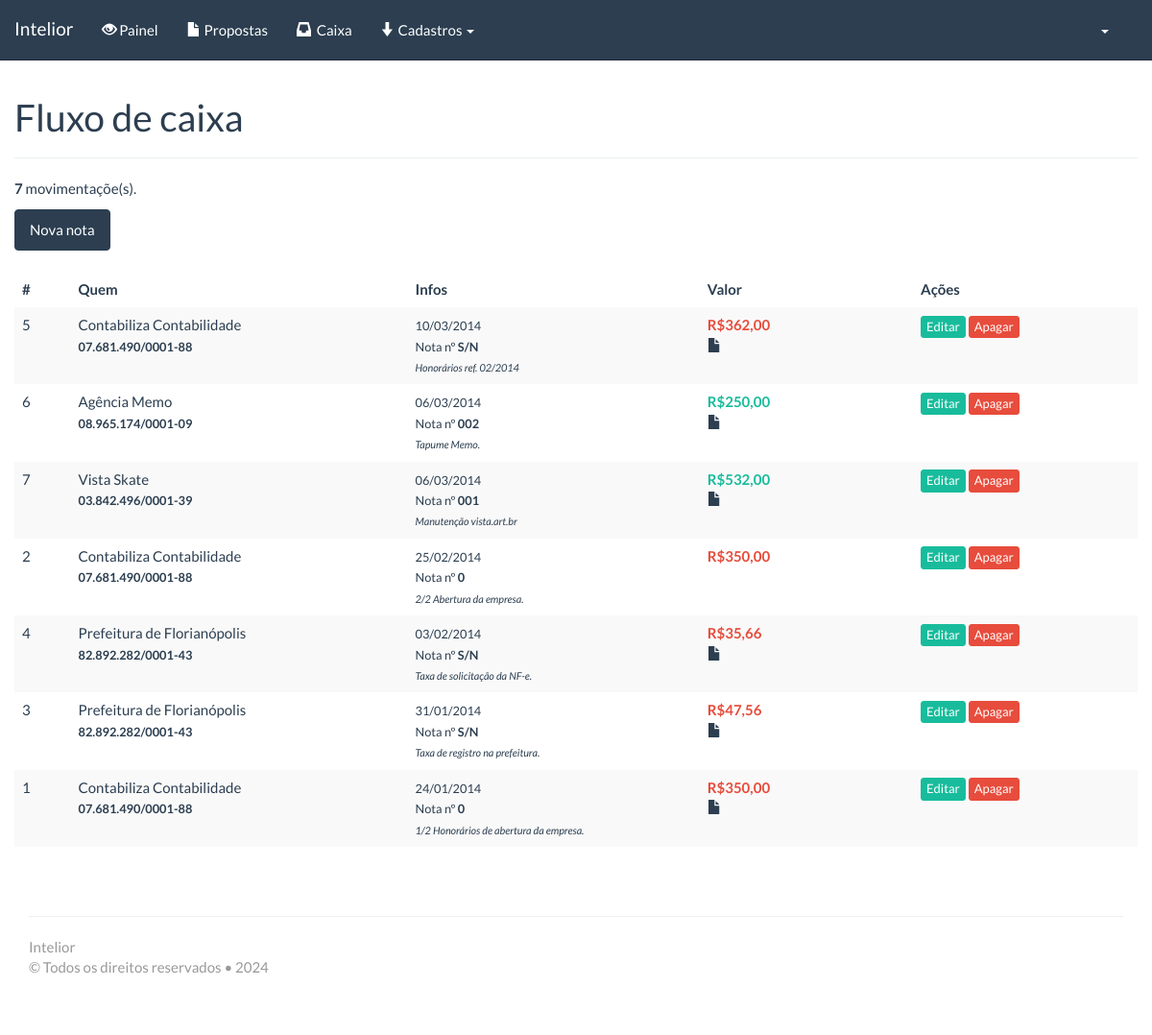
The app's page /?pagina=acesso/caixa (signed in) with its own data.
### tables this page shows
CREATE TABLE `notas` (
  `id_nota` int(11) unsigned NOT NULL AUTO_INCREMENT,
  `tipo_nota` int(11) DEFAULT NULL COMMENT 'despesa / receita',
  `id_carteira` int(11) DEFAULT NULL,
  `id_projeto` int(11) DEFAULT NULL,
  `id_pessoa` int(11) DEFAULT NULL,
  `id_proposta` int(11) DEFAULT NULL,
  `numero` varchar(255) DEFAULT NULL,
  `data` date DEFAULT NULL,
  `valor` decimal(13,2) DEFAULT NULL,
  `descricao` text,
  `status` int(11) DEFAULT NULL,
  `hash` varchar(255) DEFAULT NULL,
  `id_usuario` int(11) DEFAULT NULL,
  `id_acesso` int(11) DEFAULT NULL,
  PRIMARY KEY (`id_nota`)
);

CREATE TABLE `pessoas` (
  `id_pessoa` int(11) unsigned NOT NULL AUTO_INCREMENT,
  `nome` varchar(255) DEFAULT NULL,
  `nome2` varchar(255) NOT NULL DEFAULT '',
  `email` varchar(255) DEFAULT NULL,
  `cpf_cnpj` varchar(255) DEFAULT NULL,
  `status` int(11) DEFAULT NULL,
  `id_usuario` int(11) DEFAULT NULL,
  `id_acesso` int(11) DEFAULT NULL,
  PRIMARY KEY (`id_pessoa`)
);

### includes/funcoes.php (called while the page is built, shortened)
<?php
function fnum($numero) {
	$quebra= explode(".", $numero);
	return(number_format($numero, 2, ',', '.'));
}
function pega_status_generico($status) {
	if ($status=='1') $str= 'Ativos';
	elseif ($status=='2') $str= 'Suspensos';
	elseif ($status=='0') $str= 'Excluídos';
	return($str);
}
function pega_pessoa($id_pessoa, $campo) {
	$rs_pre= mysql_fetch_object(mysql_query("select *, $campo as campo from pessoas
												where id_pessoa = '$id_pessoa'
												limit 1 "));
	return($rs_pre->campo);
}
function pode_um($area, $permissao) {
	$contem= strpos($permissao, $area);
	if ($contem!==false) $retorno= true;
	else $retorno= false;
	return($retorno);
}
function pode($areas, $permissao) {
	$tamanho= strlen($areas);
	$retorno= false;
	for ($i=0; $i<$tamanho; $i++) {
		if (pode_um($areas[$i], $permissao)) {
			$retorno=true;
			break;
		}
	}
	return($retorno);
}
function desformata_data($var) {
	if (($var!="") && ($var!="0000-00-00")) {
		$var= explode("-", $var, 3);
		$var= $var[2] .'/'. $var[1] .'/'. $var[0];
		return($var);
	}
}
?>

### _acesso/__caixa.php (the view, shortened to what this page needs)
<?
if (pode("12", $_SESSION["perfil"])) {
	if ($status=='') $status='1';
	$str.= "and   notas.status = '". $status ."' ";
	$result= mysql_query("select *, notas.id_nota as id_nota from notas
							where 1 = 1
							". $str ."
							order by notas.data desc
							") or die('1:'.mysql_error());
	$num= 9999;
	$total = mysql_num_rows($result);
	if ($_GET["num_pagina"]=="") $num_pagina= 1;
	else $num_pagina= $_GET["num_pagina"];
	$num_pagina--;
	$inicio = $num_pagina*$num;
	$result= mysql_query("select *, notas.id_nota as id_nota from notas
							where 1 = 1
							". $str ."
							order by notas.data desc
							limit $inicio, $num
							");
?>
	<div class="span12">
		<div class="page-header">
			<h1>Fluxo de caixa</h1>
		</div>
		<p><strong><?=$total;?></strong> movimentaçõe(s).</p>
		<div class="btn-group">
			<a class="btn btn-primary" href="./?pagina=acesso/nota&amp;acao=i">Nova nota</a>
		</div>
		<br /><br />
		<?php
		if ($total==0) {
		?>
		<p>Nenhuma nota encontrado.</p>
		<?php
		}
		else {
		?>
		<table cellspacing="0" width="100%" class="table table-striped table-hover">
			<thead>
		        <tr>
		            <th width="5%">#</th>
		            <th width="30%" align="left">Quem</th>
		            <th width="26%" align="left">Infos</th>
		            <th width="19%">Valor</th>
		            <th width="22%">Ações</th>
		        </tr>
		    </thead>
		    <tbody>
				<?
		        $i=0;
		        while ($rs= mysql_fetch_object($result)) {
		        	if ($rs->tipo_nota=='1') $cl='text-success';
		        	else $cl='text-danger';
		        ?>
		        <tr id="linha_<?=$rs->id_nota;?>">
		            <td>
		            <? echo $rs->id_nota; ?>
		            </td>
		            <td>
			            	<?= pega_pessoa($rs->id_pessoa, 'nome'); ?> <br/>
							<small><strong><?= pega_pessoa($rs->id_pessoa, 'cpf_cnpj'); ?></strong>
			            </small>
		            </td>
		            <td>
		            	<small>
		            	<?= desformata_data($rs->data); ?> <br/>
		            	Nota nº <strong><?= $rs->numero; ?></strong> <br/>
			            <small><em><?= $rs->descricao;?></em></small>
		            	</small>
		            </td>
		            <td>
		            	<strong class="<?=$cl;?>">R$<?= fnum($rs->valor); ?></strong>
		            	<?
		            	$result_anexo= mysql_query("select count(id_arquivo) as total
		            								from arquivos
		            								where id = '". $rs->id_nota ."'
		            								and   tabela = 'notas'
		            								");
		            	$rs_anexo= mysql_fetch_object($result_anexo);
		            	if ($rs_anexo->total>0) echo '<br /><i title="Contém anexo" class="tt glyphicon glyphicon-file"></i> <br />';
		            	?>
		            </td>
		            <td>
		                <? if ( (pode("1", $_SESSION["perfil"])) || ( (pode("2", $_SESSION["perfil"])) && ($_SESSION[id_nota]!=$rs->id_nota)) ) { ?>
		                <a class="btn btn-xs btn-success" href="./?pagina=acesso/nota&amp;acao=e&amp;id_nota=<?= $rs->id_nota; ?>">
		                	<i class="icon-white icon-pencil"></i> Editar
		                </a>
		                <? } ?>
		                <a class="btn btn-xs btn-danger" href="javascript:apagaLinha('notaExcluir','<?=($rs->id_nota);?>');" onclick="return confirm('Tem certeza que deseja suspender o nota?');">
		                    <i class="icon-white icon-trash"></i> Apagar
		                </a>
		            </td>
		        </tr>
		        <? $i++; } ?>
		    </tbody>
		</table>
		<? } ?>
	</div>
<? } ?>

### index.php (shortened to what this page needs)
<?
require_once("includes/funcoes.php");
if (!isset($_GET["pagina"])) $pagina= "painel";
else $pagina= $_GET["pagina"];
?>
<!DOCTYPE html>
<html lang="pt-br">
	<head>
		<?
			$tema_css='-flatly';
		?>
		<link media="screen,print" href="includes/bootstrap/css/bootstrap<?=$tema_css;?>.css" rel="stylesheet" />
		<link rel="stylesheet" href="includes/jquery-file-upload/css/jquery.fileupload-ui.css">
		<link media="screen" href="style.css" rel="stylesheet" />
		<link media="print" href="style_print.css" rel="stylesheet" />
	</head>
	<body class="pg_<?= str_replace("/", "-", $pagina); ?>">
		<div class="navbar navbar-inverse hidden-print" id="topo" style="margin-bottom:0;">
			<div class="navbar navbar-default navbar-fixed-top">
				<div class="container">
					<div class="navbar-header">
						<a class="navbar-brand" href="./?pagina=painel"><?=SISTEMA_NOME;?></a>
					</div>
				    <div class="navbar-collapse collapse">
				    	<ul class="nav navbar-nav">
							<? if ($_SESSION[id_usuario]!="") { ?>
							<li><a href="./?pagina=painel"><i class="glyphicon glyphicon-white glyphicon-eye-open"></i> Painel</a></li>
							<li><a href="./?pagina=acesso/propostas"><i class="glyphicon glyphicon-white glyphicon-file"></i> Propostas</a></li>
							<li><a href="./?pagina=acesso/caixa"><i class="glyphicon glyphicon-white glyphicon-inbox"></i> &nbsp;Caixa</a></li>
							<?
							if (pode("12", $_SESSION["perfil"])) {
								$txt_adm="Cadastros";
							?>
							<li class="dropdown">
								<a href="#" class="dropdown-toggle" data-toggle="dropdown"><i class="glyphicon glyphicon-white glyphicon-arrow-down"></i> <?=$txt_adm;?> <b class="caret"></b></a>
							</li>
							<? } ?>
							<? }  ?>
						</ul>
						<div class="pull-right">
							<ul class="nav navbar-nav pull-right">
								<li class="dropdown">
									<a href="#" class="dropdown-toggle atv" data-toggle="dropdown">
										<?=primeira_palavra($_SESSION[nome]);?> <b class="caret"></b>
									</a>
								</li>
							</ul>
						</div>
				    </div>
				</div>
			</div>
	    </div>
		<div class="container container_inner">
			<div class="row">
				<?php
				$paginar= $pagina;
				if (strpos($paginar, "/")) {
					$parte_pagina= explode("/", $paginar);
					if (file_exists("_". $parte_pagina[0] ."/". "__". $parte_pagina[1] .".php")) {
						include("_". $parte_pagina[0] ."/". "__". $parte_pagina[1] .".php");
					}
					else {
						logs($_SESSION[id_acesso], $_SESSION[id_usuario], $_SESSION[perfil], 0, 0, 'navega', '404', $pagina, $str_log_oculto, '', '', '', '');
						include("404.php");
					}
				}
				?>
			</div>
		</div>
		<footer id="footer">
			<div class="container">
				<div class="row">
					<div class="col-md-12">
						<hr />
				    	<p class="muted credit"><span class="hidden-print">
				    	<?=SISTEMA_NOME_COMPLETO; ?> <br/>
				    	&copy; Todos os direitos reservados &bull; <?=date("Y");?><br /> </span>
				    	<br /></p>
					</div>
			    </div>
		    </div>
		</footer>
	</body>
</html>

### style.css (style rules this page uses)
html, body { height: 100%; width: 100%; position: relative; }
* { outline: 0 !important; }
body { padding-top: 80px; }
table { width: 100% !important; }
table a, .table a { text-decoration: none !important; }
.navbar-brand { color: #fff !important; padding-left: 0 !important; }
.navbar-nav > li > a { line-height: 23px !important; }
#topo { position: fixed; top: 0; left: 0; width: 100%; z-index: 100; }
#footer { clear: both; padding-bottom: 100px; padding-top: 30px; color: #999; }
.page-header { margin-top: 20px; }
.container_inner { min-height: 400px; }
a i { margin-top: 3px !important; }

### style_print.css (style rules this page uses)
a, a:before, a:after { content: "" important; }
table { width: 100% !important; }
table td, table th { border: 1px solid #333; padding: 5px; font-size: 13px; }
table th { background-color: #efefef; }
span { font-family: "Helvetica Neue", Helvetica, Arial, sans-serif !important; font-size: 13px !important; line-height: 19px !important; }
ul { list-style: square; padding-left: 14px !important; }
body { font-weight: 200; line-height: 20.5px; font-size: 14.5px; letter-spacing: 0; }
p { font-size: 14px; line-height: 20.5px; }
h1, h2, h3, h4, h5, h6, .h1, .h2, .h3, .h4, .h5, .h6 { line-height: 1.3; }

### records on screen
notas: id_nota "5", id_pessoa.nome "Contabiliza Contabilidade", id_pessoa.cpf_cnpj "07.681.490/0001-88", data "10/03/2014", numero "S/N", descricao "Honorários ref. 02/2014", valor "362,00"
notas: id_nota "6", id_pessoa.nome "Agência Memo", id_pessoa.cpf_cnpj "08.965.174/0001-09", data "06/03/2014", numero "002", descricao "Tapume Memo.", valor "250,00"
notas: id_nota "7", id_pessoa.nome "Vista Skate", id_pessoa.cpf_cnpj "03.842.496/0001-39", data "06/03/2014", numero "001", descricao "Manutenção vista.art.br", valor "532,00"
notas: id_nota "2", id_pessoa.nome "Contabiliza Contabilidade", id_pessoa.cpf_cnpj "07.681.490/0001-88", data "25/02/2014", numero "0", descricao "2/2 Abertura da empresa.", valor "350,00"
notas: id_nota "4", id_pessoa.nome "Prefeitura de Florianópolis", id_pessoa.cpf_cnpj "82.892.282/0001-43", data "03/02/2014", numero "S/N", descricao "Taxa de solicitação da NF-e.", valor "35,66"
notas: id_nota "3", id_pessoa.nome "Prefeitura de Florianópolis", id_pessoa.cpf_cnpj "82.892.282/0001-43", data "31/01/2014", numero "S/N", descricao "Taxa de registro na prefeitura.", valor "47,56"
notas: id_nota "1", id_pessoa.nome "Contabiliza Contabilidade", id_pessoa.cpf_cnpj "07.681.490/0001-88", data "24/01/2014", numero "0", descricao "1/2 Honorários de abertura da empresa.", valor "350,00"

### other values on screen
SISTEMA_NOME "Intelior"
$txt_adm "Cadastros"
$total "7"
SISTEMA_NOME_COMPLETO "Intelior"
